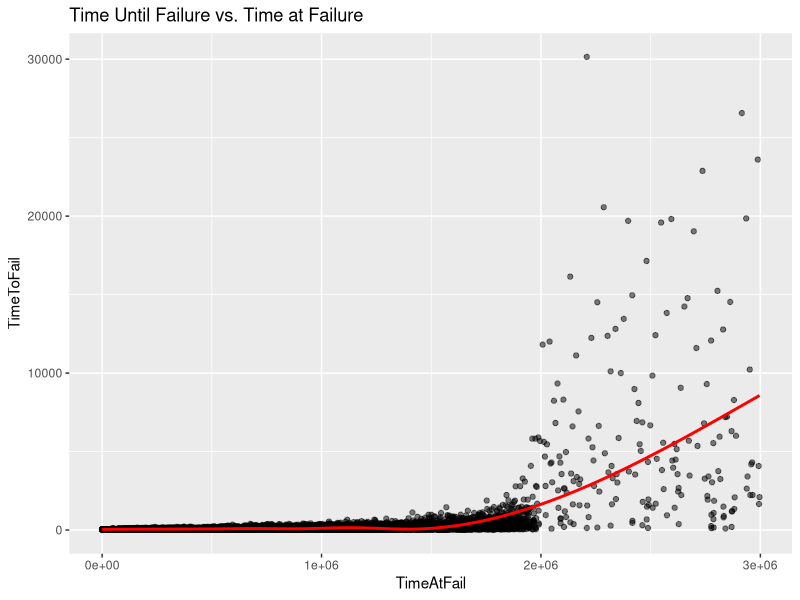

Here is the R script that generated this plot:
## ---- chunk 1
library(ggplot2)
time_to_fail <- read.csv("time_to_fail.csv")
colnames(time_to_fail) <- c("X", "TimeAtFail")

time_to_fail$TimeToFail <- c(0,diff(time_to_fail$TimeAtFail))



ggplot(data = time_to_fail, aes(x=TimeAtFail, y=TimeToFail)) + 
  geom_point(alpha = 0.5) +
  geom_smooth(se = FALSE, col = "red") +
  labs(title = "Time Until Failure vs. Time at Failure")
